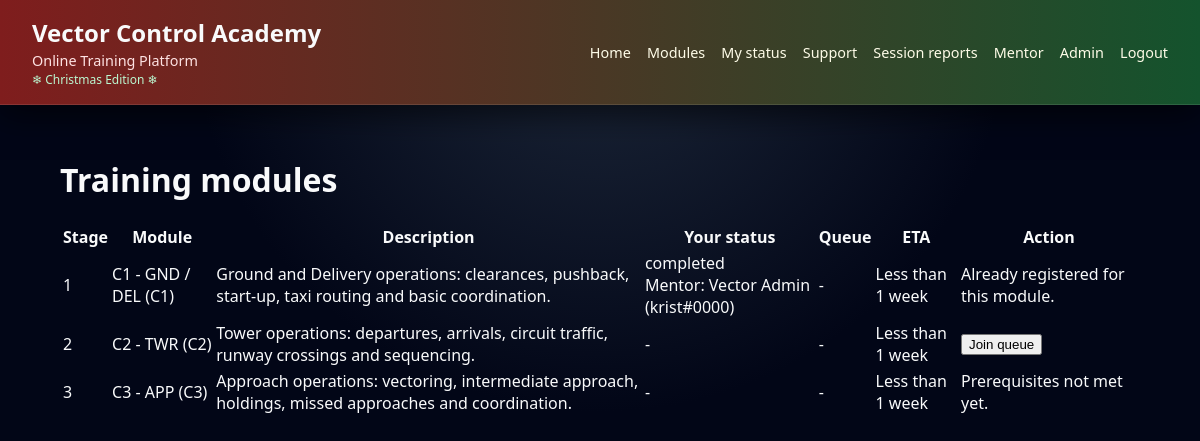
/modules (signed in), run on the app's committed database.
### app.py (models this page shows, shortened)
class Module(db.Model):
    id = db.Column(db.Integer, primary_key=True)
    code = db.Column(db.String(16), unique=True, nullable=False)
    title = db.Column(db.String(255), nullable=False)
    description = db.Column(db.Text, nullable=False)
    stage = db.Column(db.Integer, nullable=False)  # 1,2,3,4
    avg_weekly_capacity = db.Column(db.Integer, default=4, nullable=False)
    signups = db.relationship("ModuleSignup", back_populates="module")

class ModuleSignup(db.Model):
    id = db.Column(db.Integer, primary_key=True)
    user_id = db.Column(db.Integer, db.ForeignKey("user.id"), nullable=False)
    module_id = db.Column(db.Integer, db.ForeignKey("module.id"), nullable=False)
    mentor_id = db.Column(db.Integer, db.ForeignKey("user.id"), nullable=True)
    status = db.Column(
        db.String(16), nullable=False, default="waiting"
    )  # waiting / in_progress / completed / failed
    notes = db.Column(db.Text, nullable=True)
    priority = db.Column(db.Integer, default=0, nullable=False)
    created_at = db.Column(db.DateTime, default=datetime.utcnow, nullable=False)
    last_updated = db.Column(db.DateTime, default=datetime.utcnow, nullable=False)
    user = db.relationship("User", foreign_keys=[user_id], back_populates="signups")
    module = db.relationship("Module", back_populates="signups")
    mentor = db.relationship(
        "User", foreign_keys=[mentor_id], backref="mentored_signups"
    )

class User(UserMixin, db.Model):
    id = db.Column(db.Integer, primary_key=True)
    email = db.Column(db.String(255), unique=True, nullable=False)
    password_hash = db.Column(db.String(255), nullable=False)
    full_name = db.Column(db.String(255), nullable=False)
    discord_tag = db.Column(db.String(64), nullable=False)
    is_admin = db.Column(db.Boolean, default=False, nullable=False)
    is_mentor = db.Column(db.Boolean, default=False, nullable=False)
    rating_awarded = db.Column(db.Boolean, default=False, nullable=False)
    created_at = db.Column(db.DateTime, default=datetime.utcnow, nullable=False)
    signups = db.relationship(
        "ModuleSignup",
        back_populates="user",
        foreign_keys="ModuleSignup.user_id",
    )
    support_threads = db.relationship("SupportThread", back_populates="creator")
    reports_received = db.relationship(
        "SessionReport",
        foreign_keys="SessionReport.trainee_id",
        backref="trainee_user",
    )
    reports_written = db.relationship(
        "SessionReport",
        foreign_keys="SessionReport.mentor_id",
        backref="mentor_user",
    )

### app.py (the view)
@app.route("/modules")
@login_required
def modules_view():
    modules = Module.query.order_by(Module.stage.asc()).all()
    signups_by_module: Dict[int, ModuleSignup] = {}
    permissions: Dict[int, Dict[str, str]] = {}
    positions: Dict[int, int] = {}
    estimates: Dict[int, str] = {}
    for m in modules:
        signup = get_user_module_status(current_user, m)
        if signup:
            signups_by_module[m.id] = signup
            pos = queue_position(signup)
            if pos:
                positions[m.id] = pos
        if signup:
            permissions[m.id] = {
                "allowed": False,
                "message": "Already registered for this module.",
            }
        else:
            if not prerequisites_met(current_user, m):
                permissions[m.id] = {
                    "allowed": False,
                    "message": "Prerequisites not met yet.",
                }
            else:
                other_waiting = waiting_signup_for_user(current_user)
                if other_waiting:
                    permissions[m.id] = {
                        "allowed": False,
                        "message": "You can only be registered for one module at a time.",
                    }
                else:
                    permissions[m.id] = {"allowed": True, "message": ""}
        q_len = len(module_queue(m))
        estimates[m.id] = estimate_wait_time(m, q_len)
    show_rating_prompt = False
    rating_request = None
    if current_user.is_authenticated:
        rating_request = RatingRequest.query.filter_by(
            user_id=current_user.id
        ).order_by(RatingRequest.created_at.desc()).first()
        if (
            not current_user.rating_awarded
            and (not rating_request or rating_request.status != "pending")
            and user_completed_all_modules(current_user, modules)
        ):
            show_rating_prompt = True
    return render_template(
        "modules.html",
        modules=modules,
        user_signups=signups_by_module,
        permissions=permissions,
        positions=positions,
        estimates=estimates,
        show_rating_prompt=show_rating_prompt,
        rating_request=rating_request,
    )

### app.py (called while the page is built)
@login_manager.user_loader
def load_user(user_id: str) -> Optional[User]:
    return db.session.get(User, int(user_id))

def get_user_module_status(user: User, module: Module) -> Optional[ModuleSignup]:
    return ModuleSignup.query.filter_by(user_id=user.id, module_id=module.id).first()

def prerequisites_met(user: User, module: Module) -> bool:
    if module.code == "C1":
        return True
    if module.code == "C2":
        c1_done = (
            ModuleSignup.query.join(Module)
            .filter(
                ModuleSignup.user_id == user.id,
                Module.code == "C1",
                ModuleSignup.status == "completed",
            )
            .first()
        )
        return c1_done is not None
    if module.code == "C3":
        c2_done = (
            ModuleSignup.query.join(Module)
            .filter(
                ModuleSignup.user_id == user.id,
                Module.code == "C2",
                ModuleSignup.status == "completed",
            )
            .first()
        )
        return c2_done is not None
    return True

def module_queue(module: Module) -> List[ModuleSignup]:
    return (
        ModuleSignup.query.filter_by(module_id=module.id, status="waiting")
        .order_by(ModuleSignup.priority.desc(), ModuleSignup.created_at.asc())
        .all()
    )

def queue_position(signup: ModuleSignup) -> Optional[int]:
    if signup.status != "waiting":
        return None
    queue = module_queue(signup.module)
    try:
        return queue.index(signup) + 1
    except ValueError:
        return None

def estimate_wait_time(module: Module, queue_len: int) -> str:
    capacity = module.avg_weekly_capacity or 1
    weeks = (queue_len + capacity - 1) // capacity
    if weeks <= 0:
        return "Less than 1 week"
    if weeks == 1:
        return "Around 1 week"
    return f"Approximately {weeks} weeks"

def user_completed_all_modules(user: User, modules: List[Module]) -> bool:
    for m in modules:
        completed = ModuleSignup.query.filter_by(
            user_id=user.id, module_id=m.id, status="completed"
        ).first()
        if not completed:
            return False
    return True

def waiting_signup_for_user(user: User) -> Optional[ModuleSignup]:
    return (
        ModuleSignup.query.filter(
            ModuleSignup.user_id == user.id,
            ModuleSignup.status.in_(["waiting", "in_progress"]),
        )
        .first()
    )

### templates/modules.html (shortened to what this page needs)
{% extends "base.html" %}
{% block content %}
  <h1>Training modules</h1>
  <table class="table">
    <thead>
      <tr>
        <th>Stage</th>
        <th>Module</th>
        <th>Description</th>
        <th>Your status</th>
        <th>Queue</th>
        <th>ETA</th>
        <th>Action</th>
      </tr>
    </thead>
    <tbody>
      {% for m in modules %}
        {% set s = user_signups.get(m.id) %}
        <tr>
          <td>{{ m.stage }}</td>
          <td>{{ m.title }} ({{ m.code }})</td>
          <td>{{ m.description }}</td>
          <td>
            {% if s %}
              {{ s.status }}
              {% if s.mentor %}
                <br>Mentor: {{ s.mentor.full_name }} ({{ s.mentor.discord_tag }})
              {% endif %}
            {% else %}
              -
            {% endif %}
          </td>
          <td>
            {% if positions.get(m.id) %}
              #{{ positions[m.id] }}
            {% else %}
              -
            {% endif %}
          </td>
          <td>{{ estimates[m.id] }}</td>
          <td>
            {% set perm = permissions[m.id] %}
            {% if s and s.status == 'waiting' %}
              <form method="post" action="{{ url_for('withdraw_module', module_id=m.id) }}">
                <button class="btn-small" type="submit">Withdraw</button>
              </form>
            {% elif perm.allowed %}
              <form method="post" action="{{ url_for('signup_module', module_id=m.id) }}">
                <button class="btn-small" type="submit">Join queue</button>
              </form>
            {% else %}
              <span class="hint">{{ perm.message }}</span>
            {% endif %}
          </td>
        </tr>
      {% endfor %}
    </tbody>
  </table>
{% endblock %}

### templates/base.html (style rules this page uses)
body { font-family: system-ui, -apple-system, BlinkMacSystemFont, "Segoe UI", sans-serif; margin: 0; padding: 0; background: radial-gradient(circle at top, #1e293b 0, #020617 55%, #020617 100%); color: #f9fafb; overflow-x: hidden; }

### data on the page
Module: stage "1", title "C1 - GND / DEL", code "C1", description "Ground and Delivery operations: clearances, pushback, start-up, taxi routing and basic coordination.", id "Less than 1 week", message "Already registered for this module."
ModuleSignup: status "completed"
User: mentor.full_name "Vector Admin", mentor.discord_tag "krist#0000"
Module: stage "2", title "C2 - TWR", code "C2", description "Tower operations: departures, arrivals, circuit traffic, runway crossings and sequencing.", estimates "Less than 1 week"
Module: stage "3", title "C3 - APP", code "C3", description "Approach operations: vectoring, intermediate approach, holdings, missed approaches and coordination.", estimates "Less than 1 week", message "Prerequisites not met yet."
